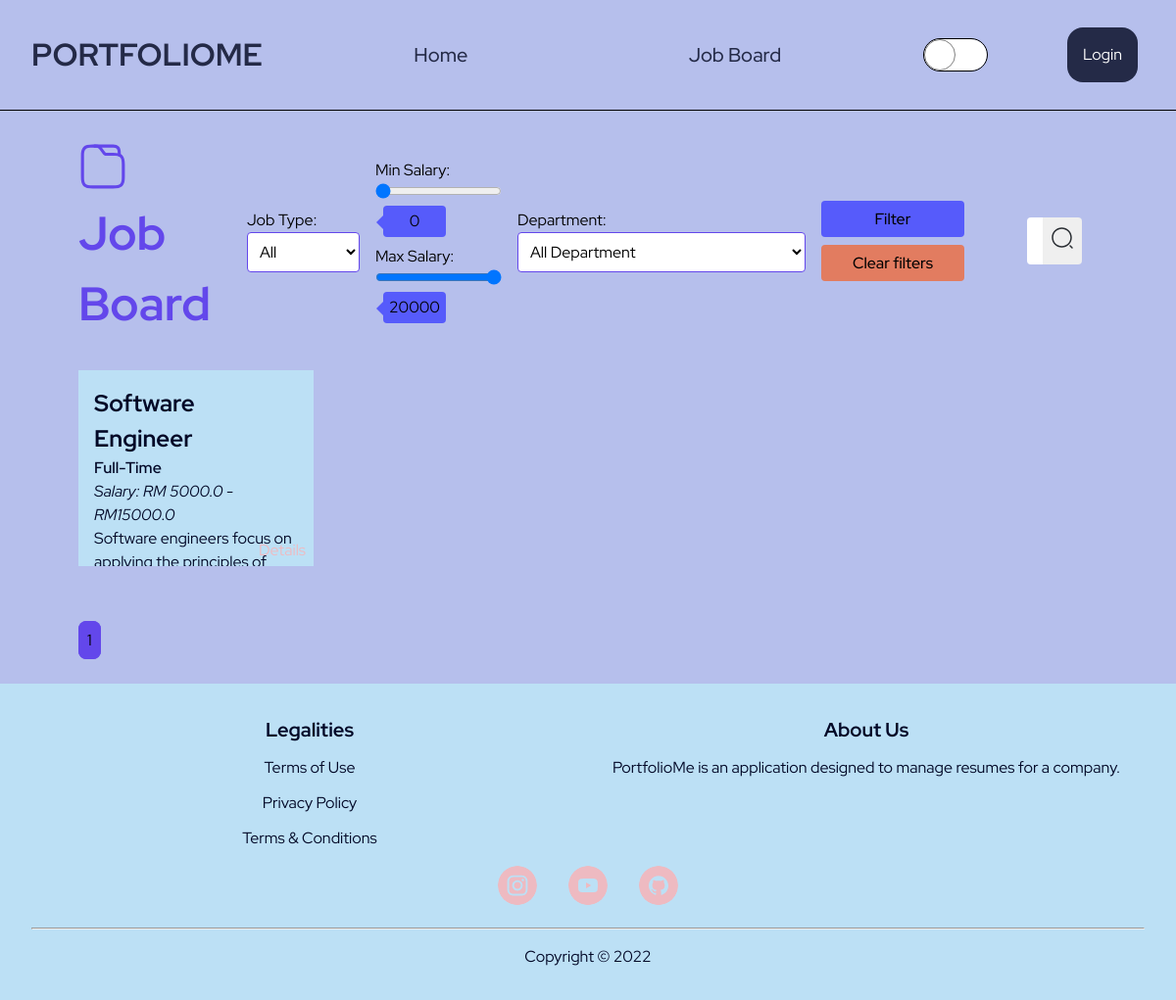
Page /job_board on the earlier database version.
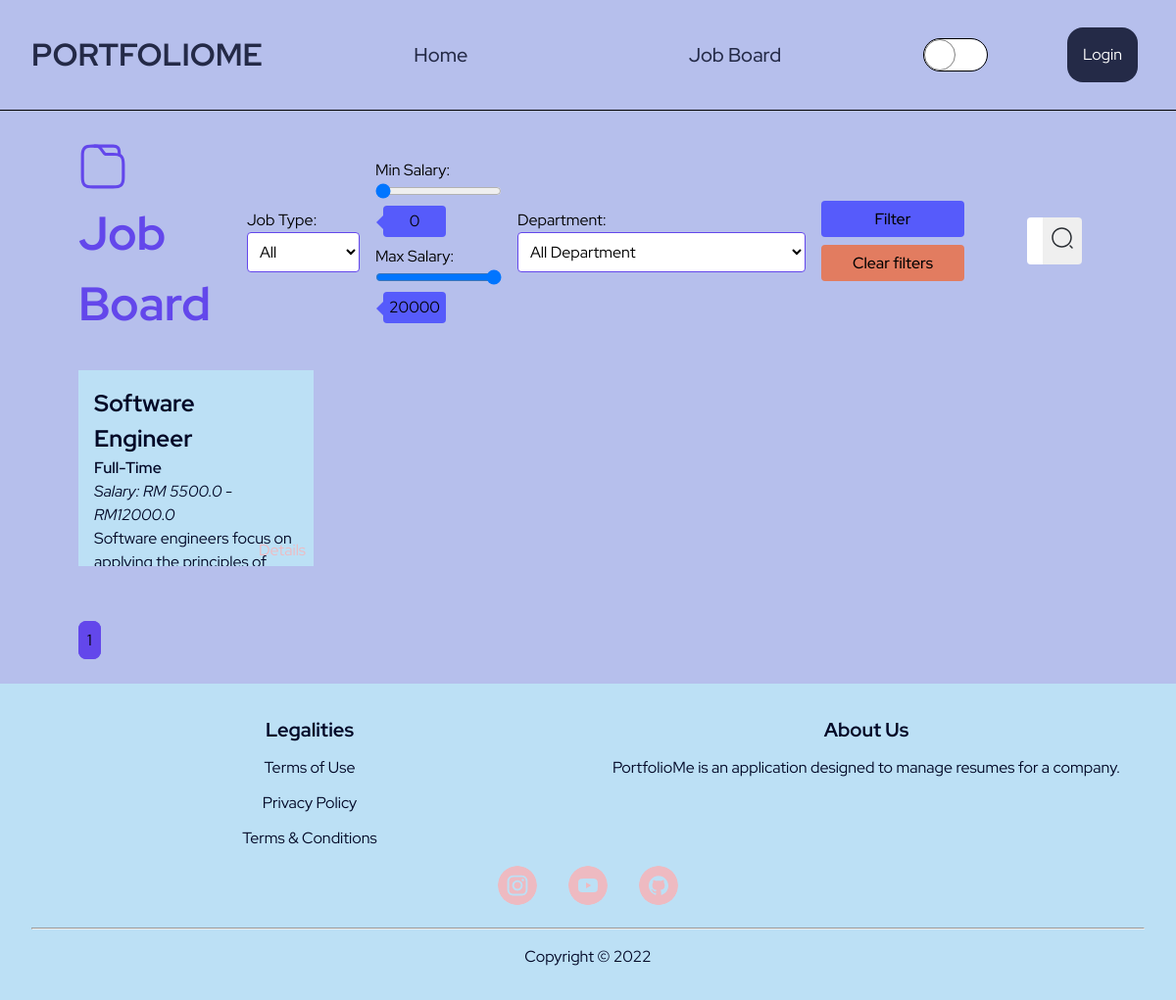
Same page on the later database version.
### PortfolioMe/models.py (models this page shows, shortened)
class JobBoard(db.Model):
    __tablename__ = 'jobboard'
    id = db.Column(db.Integer, primary_key=True)
    name = db.Column(db.String(50), nullable=False)
    highlights = db.Column(db.String(200), nullable=False)
    description = db.Column(db.Text, nullable=False)
    department = db.Column(db.String(50), nullable=False)
    min_salary = db.Column(db.Float, nullable=False)
    max_salary = db.Column(db.Float, nullable=False)
    position_level = db.Column(db.String(20), nullable=False)
    years_of_experience = db.Column(db.String(10), nullable=False)
    job_type = db.Column(db.String(10), nullable=False)
    specializations = db.Column(db.String(50), nullable=False)
    job_image = db.Column(db.String(50), nullable=False)
    resumes_submitted_list = db.relationship(
        'Resume', backref='associated_job_board', lazy=True)

### PortfolioMe/client/routes.py (the view)
@client.route("/job_board", methods=["GET", "POST"])
def job_board():
    JOBS_PER_PAGE = 12
    page = request.args.get('page', default=1, type=int)
    jobs = JobBoard.query.order_by(
        JobBoard.id.asc()).paginate(page=page, per_page=JOBS_PER_PAGE)
    search_query = request.args.get('search')
    if search_query is not None:
        jobs = JobBoard.query.filter(JobBoard.name.like(f"%{search_query}%")).order_by(
            JobBoard.id.asc()).paginate(page=page, per_page=JOBS_PER_PAGE)
    jobtype_filter = constants.job_types
    department_filter = constants.department_types
    type = request.args.get('type')
    min_salary = request.args.get('min_salary')
    max_salary = request.args.get('max_salary')
    department = request.args.get('dept')
    if type != "All" and min_salary and max_salary and department != "All":
        jobs = JobBoard.query.filter(JobBoard.job_type.like(f"%{type}%"), (JobBoard.min_salary > min_salary) | (JobBoard.max_salary < max_salary), JobBoard.department.like(f"%{department}%")).order_by(
            JobBoard.id.asc()).paginate(page=page, per_page=JOBS_PER_PAGE)
    elif type == "All" and min_salary and max_salary and department == "All":
        jobs = JobBoard.query.filter((JobBoard.min_salary > min_salary) | (JobBoard.max_salary < max_salary)).order_by(
            JobBoard.id.asc()).paginate(page=page, per_page=JOBS_PER_PAGE)
    elif type == "All" and min_salary and max_salary and department:
        jobs = JobBoard.query.filter((JobBoard.min_salary > min_salary) | (JobBoard.max_salary < max_salary), JobBoard.department.like(f"%{department}%")).order_by(
            JobBoard.id.asc()).paginate(page=page, per_page=JOBS_PER_PAGE)
    elif type and min_salary and max_salary and department == "All":
        jobs = JobBoard.query.filter(JobBoard.job_type.like(f"%{type}%"), (JobBoard.min_salary > min_salary) | (JobBoard.max_salary < max_salary)).order_by(
            JobBoard.id.asc()).paginate(page=page, per_page=JOBS_PER_PAGE)
    return render_template("client/job_board.html", jobs=jobs, jobtype_filter=jobtype_filter, department_filter=department_filter)

### PortfolioMe/templates/client/job_board.html (shortened to what this page needs)
{% extends "layout/base.html" %}  {% block css %}<link
    rel="stylesheet"
    href="{{ url_for('static', filename='css/client/job_board.css') }}"
/>
{% endblock %} {% block content %}
<main class="job-board-container">
    <div class="job-board-header">
        <div class="header">
            <h1>Job Board</h1>
        </div>
        <div class="action-container">
            <form class="filter-form" method="GET" novalidate>
                <div class="type">
                    <label for="jobType">Job Type:</label>
                    <select name="type" id="jobType">
                        {% for job_type in jobtype_filter %} {% if
                        request.args.get('type') == job_type %}
                        <option value="{{ job_type }}" selected>
                            {{ job_type | capitalize}}
                        </option>
                        {% else %}
                        <option value="{{ job_type }}">
                            {{ job_type | capitalize}}
                        </option>
                        {% endif %} {% endfor %}
                    </select>
                </div>
                <div class="salary">
                    <section>
                        <label for="minJobSalary">Min Salary:</label>
                        <input
                            type="range"
                            name="min_salary"
                            id="minJobSalary"
                            min="0"
                            max="20000"
                            step="500"
                            value="{{ request.args.get('min_salary') or 0 }}"
                        />
                        <p>{{ request.args.get('min_salary') or 0 }}</p>
                    </section>
                    <section>
                        <label for="maxJobSalary">Max Salary: </label>
                        <input
                            type="range"
                            name="max_salary"
                            id="maxJobSalary"
                            min="1500"
                            max="20000"
                            step="500"
                            value="{{ request.args.get('max_salary') or 20000 }}"
                        />
                        <p>{{ request.args.get('max_salary') or 20000 }}</p>
                    </section>
                </div>
                <div class="department-container">
                    <label for="department">Department:</label>
                    <select name="dept" id="department">
                        {% for dept in department_filter %} {% if
                        request.args.get('dept') == dept %}
                        <option value="{{ dept }}" selected>
                            {{ dept | capitalize + " Department"}}
                        </option>
                        {% else %}
                        <option value="{{ dept }}">
                            {{ dept | capitalize + " Department" }}
                        </option>
                        {% endif %} {% endfor %}
                    </select>
                </div>
                <div class="submit-buttons">
                    <input type="submit" value="Filter" class="filter-btn" />
                    <input
                        type="button"
                        value="Clear filters"
                        class="clear-filters-btn"
                    />
                </div class="submit-buttons">
            </form>
            <form class="search-form" method="GET" novalidate>
                {% if request.args.get('search') %}
                <input
                    type="search"
                    name="search"
                    id="searchBar"
                    value="{{ request.args.get('search') }}"
                    placeholder="Search jobs..."
                />
                {% else %}
                <input
                    type="search"
                    name="search"
                    id="searchBar"
                    placeholder="Search jobs..."
                />
                {% endif %}
                <button id="searchBtn">
                </button>
            </form>
        </div>
    </div>
    <div class="jobs-available">
        {% for job in jobs.items %}
        <div>
            <h2>{{ job.name }}</h2>
            <span>{{ job.job_type }}</span>
            <br />
            <i>Salary: RM {{ job.min_salary }} - RM{{ job.max_salary }}</i>
            <p>{{ job.description }}</p>
            <a href="{{ url_for('client.job_detail', job_id=job.id) }}"
                >Details</a
            >
        </div>
        {% endfor %}
    </div>
    <div class="pagination">
        {% for page_num in jobs.iter_pages(left_edge=1, right_edge=1,
        left_current=2, right_current=2) %} {% if page_num %} {% if jobs.page ==
        page_num %}
        <a
            class="current-page-btn"
            href="{{ url_for('client.job_board', page=page_num) }}"
            >{{ page_num }}</a
        >
        {% else %}
        <a
            class="page-btn"
            href="{{ url_for('client.job_board', page=page_num) }}"
            >{{ page_num }}</a
        >
        {% endif %} {% else %} ... {% endif %} {% endfor %}
    </div>
</main>
{% endblock %}

### PortfolioMe/templates/layout/base.html (shortened to what this page needs)
<!DOCTYPE html>
<html lang="en">
    <head>
        <link
            rel="stylesheet"
            href="{{ url_for('static', filename='css/layout/base.css') }}"
        />
        <link
            rel="stylesheet"
            href="{{ url_for('static', filename='css/layout/reset.css') }}"
        />
        {% block css %} {% endblock %}
    </head>
    <body>
        <header>
            <div class="logo">
                <a href="{{ url_for('main.home') }}">PortfolioMe</a>
            </div>
            <nav class="navigation-bar">
                <ul>
                    {% if current_user.is_authenticated %}
                    <li>
                        <a href="{{ url_for('main.home') }}">Home</a>
                    </li>
                    <li>
                        <a href="{{ url_for('client.job_board') }}"
                            >Job Board</a
                        >
                    </li>
                    <li>
                        <a href="{{ url_for('client.resume_status') }}"
                            >Resume Status</a
                        >
                    </li>
                    {% else %}
                    <li>
                        <a href="{{ url_for('main.home') }}">Home</a>
                    </li>
                    <li>
                        <a href="{{ url_for('client.job_board') }}"
                            >Job Board</a
                        >
                    </li>
                    {% endif %}
                </ul>
            </nav>
            <div class="toggle-dark-light-mode">
            </div>
            {% if current_user.is_authenticated %}
            <div class="profile-container">
                <button id="profile">
                    <svg
                        width="55"
                        height="55"
                        viewBox="0 0 55 55"
                        fill="none"
                        xmlns="http://www.w3.org/2000/svg"
                    >
                        <path
                            d="M50.4166 27.5C50.4166 14.8729 40.1271 4.58334 27.5 4.58334C14.8729 4.58334 4.58331 14.8729 4.58331 27.5C4.58331 34.1458 7.4479 40.1271 11.9854 44.3208C11.9854 44.3438 11.9854 44.3438 11.9625 44.3667C12.1916 44.5958 12.4666 44.7792 12.6958 44.9854C12.8333 45.1 12.9479 45.2146 13.0854 45.3063C13.4979 45.65 13.9562 45.9708 14.3916 46.2917C14.5521 46.4063 14.6896 46.4979 14.85 46.6125C15.2854 46.9104 15.7437 47.1854 16.225 47.4375C16.3854 47.5292 16.5687 47.6438 16.7291 47.7354C17.1875 47.9875 17.6687 48.2167 18.1729 48.4229C18.3562 48.5146 18.5396 48.6063 18.7229 48.675C19.2271 48.8813 19.7312 49.0646 20.2354 49.225C20.4187 49.2938 20.6021 49.3625 20.7854 49.4083C21.3354 49.5688 21.8854 49.7063 22.4354 49.8438C22.5958 49.8896 22.7562 49.9354 22.9396 49.9583C23.5812 50.0958 24.2229 50.1875 24.8875 50.2563C24.9791 50.2563 25.0708 50.2792 25.1625 50.3021C25.9416 50.3708 26.7208 50.4167 27.5 50.4167C28.2791 50.4167 29.0583 50.3708 29.8146 50.3021C29.9062 50.3021 29.9979 50.2792 30.0896 50.2563C30.7541 50.1875 31.3958 50.0958 32.0375 49.9583C32.1979 49.9354 32.3583 49.8667 32.5416 49.8438C33.0916 49.7063 33.6646 49.5917 34.1916 49.4083C34.375 49.3396 34.5583 49.2708 34.7416 49.225C35.2458 49.0417 35.7729 48.8813 36.2541 48.675C36.4375 48.6063 36.6208 48.5146 36.8041 48.4229C37.2854 48.2167 37.7666 47.9875 38.2479 47.7354C38.4312 47.6438 38.5916 47.5292 38.7521 47.4375C39.2104 47.1625 39.6687 46.9104 40.1271 46.6125C40.2875 46.5208 40.425 46.4063 40.5854 46.2917C41.0437 45.9708 41.4791 45.65 41.8916 45.3063C42.0291 45.1917 42.1437 45.0771 42.2812 44.9854C42.5333 44.7792 42.7854 44.5729 43.0146 44.3667C43.0146 44.3438 43.0146 44.3438 42.9916 44.3208C47.5521 40.1271 50.4166 34.1458 50.4166 27.5ZM38.8208 38.8896C32.6104 34.7188 22.4354 34.7188 16.1791 38.8896C15.1708 39.5542 14.3458 40.3333 13.6583 41.1813C10.175 37.6521 8.02081 32.8167 8.02081 27.5C8.02081 16.7521 16.7521 8.02084 27.5 8.02084C38.2479 8.02084 46.9791 16.7521 46.9791 27.5C46.9791 32.8167 44.825 37.6521 41.3416 41.1813C40.6771 40.3333 39.8291 39.5542 38.8208 38.8896Z"
                            fill="currentColor"
                        />
                        <path
                            d="M27.5 15.8813C22.7563 15.8813 18.9062 19.7313 18.9062 24.475C18.9062 29.1271 22.55 32.9083 27.3854 33.0458C27.4542 33.0458 27.5458 33.0458 27.5917 33.0458C27.6375 33.0458 27.7062 33.0458 27.7521 33.0458C27.775 33.0458 27.7979 33.0458 27.7979 33.0458C32.4271 32.8854 36.0708 29.1271 36.0938 24.475C36.0938 19.7313 32.2438 15.8813 27.5 15.8813Z"
                            fill="currentColor"
                        />
                    </svg>
                    <div class="profile-box">
                        <a
                            href="{{ url_for('client.edit_profile') }}"
                            class="edit-profile-btn"
                            >Edit Profile</a
                        >
                        <a
                            href="{{ url_for('auth.logout') }}"
                            class="logout-btn"
                            >Logout</a
                        >
                    </div>
                </button>
            </div>
            {% else %}
            <div class="authentication-box">
                <a href="{{ url_for('auth.login') }}" class="login-btn"
                    >Login</a
                >
            </div>
            {% endif %}
        </header>
        {% block content %} {% endblock %}
        <footer>
            <div class="legalities">
                <h4>Legalities</h4>
                <a href="#">Terms of Use</a>
                <a href="#">Privacy Policy</a>
                <a href="#">Terms &amp; Conditions</a>
            </div>
            <div class="about-us">
                <h4>About Us</h4>
                <p>
                    PortfolioMe is an application designed to manage resumes for
                    a company.
                </p>
            </div>
            <div class="icons">
                <a href="#"
                    >
                </a>
                <a href="#"
                    >
                </a>
                <a href="#"
                    >
                </a>
            </div>
            <hr />
            <div class="copyright">Copyright &copy; 2022</div>
        </footer>
    </body>
</html>

Differences in the rows shown:
changed JobBoard "Software Engineer": min_salary "5000.0" → "5500.0"; max_salary "15000.0" → "12000.0"
